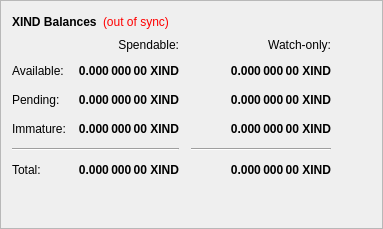
        <widget class="QFrame" name="frame">
         <property name="frameShape">
          <enum>QFrame::StyledPanel</enum>
         </property>
         <property name="frameShadow">
          <enum>QFrame::Raised</enum>
         </property>
         <layout class="QVBoxLayout" name="verticalLayout_4">
          <item>
           <layout class="QHBoxLayout" name="horizontalLayout_4">
            <item>
             <widget class="QLabel" name="label_5">
              <property name="font">
               <font>
                <weight>75</weight>
                <bold>true</bold>
               </font>
              </property>
              <property name="text">
               <string>XIND Balances</string>
              </property>
             </widget>
            </item>
            <item>
             <widget class="QLabel" name="labelWalletStatus">
              <property name="cursor">
               <cursorShape>WhatsThisCursor</cursorShape>
              </property>
              <property name="toolTip">
               <string>The displayed information may be out of date. Your wallet automatically synchronizes with the IndiNode network after a connection is established, but this process has not completed yet.</string>
              </property>
              <property name="styleSheet">
               <string notr="true">QLabel { color: red; }</string>
              </property>
              <property name="text">
               <string notr="true">(out of sync)</string>
              </property>
              <property name="alignment">
               <set>Qt::AlignLeading|Qt::AlignLeft|Qt::AlignVCenter</set>
              </property>
             </widget>
            </item>
            <item>
             <spacer name="horizontalSpacer_3">
              <property name="orientation">
               <enum>Qt::Horizontal</enum>
              </property>
              <property name="sizeHint" stdset="0">
               <size>
                <width>40</width>
                <height>20</height>
               </size>
              </property>
             </spacer>
            </item>
           </layout>
          </item>
          <item>
           <layout class="QGridLayout" name="gridLayout">
            <property name="spacing">
             <number>12</number>
            </property>
            <item row="2" column="2">
             <widget class="QLabel" name="labelWatchPending">
              <property name="font">
               <font>
                <weight>75</weight>
                <bold>true</bold>
               </font>
              </property>
              <property name="cursor">
               <cursorShape>IBeamCursor</cursorShape>
              </property>
              <property name="toolTip">
               <string>Unconfirmed transactions to watch-only addresses</string>
              </property>
              <property name="text">
               <string notr="true">0.000 000 00 XIND</string>
              </property>
              <property name="alignment">
               <set>Qt::AlignRight|Qt::AlignTrailing|Qt::AlignVCenter</set>
              </property>
              <property name="textInteractionFlags">
               <set>Qt::LinksAccessibleByMouse|Qt::TextSelectableByKeyboard|Qt::TextSelectableByMouse</set>
              </property>
             </widget>
            </item>
            <item row="2" column="1">
             <widget class="QLabel" name="labelUnconfirmed">
              <property name="font">
               <font>
                <weight>75</weight>
                <bold>true</bold>
               </font>
              </property>
              <property name="cursor">
               <cursorShape>IBeamCursor</cursorShape>
              </property>
              <property name="toolTip">
               <string>Total of transactions that have yet to be confirmed, and do not yet count toward the spendable balance</string>
              </property>
              <property name="text">
               <string notr="true">0.000 000 00 XIND</string>
              </property>
              <property name="alignment">
               <set>Qt::AlignRight|Qt::AlignTrailing|Qt::AlignVCenter</set>
              </property>
              <property name="textInteractionFlags">
               <set>Qt::LinksAccessibleByMouse|Qt::TextSelectableByKeyboard|Qt::TextSelectableByMouse</set>
              </property>
             </widget>
            </item>
            <item row="3" column="2">
             <widget class="QLabel" name="labelWatchImmature">
              <property name="font">
               <font>
                <weight>75</weight>
                <bold>true</bold>
               </font>
              </property>
              <property name="cursor">
               <cursorShape>IBeamCursor</cursorShape>
              </property>
              <property name="toolTip">
               <string>Staked or masternode rewards in watch-only addresses that has not yet matured</string>
              </property>
              <property name="text">
               <string notr="true">0.000 000 00 XIND</string>
              </property>
              <property name="alignment">
               <set>Qt::AlignRight|Qt::AlignTrailing|Qt::AlignVCenter</set>
              </property>
              <property name="textInteractionFlags">
               <set>Qt::LinksAccessibleByMouse|Qt::TextSelectableByKeyboard|Qt::TextSelectableByMouse</set>
              </property>
             </widget>
            </item>
            <item row="4" column="0" colspan="2">
             <widget class="Line" name="lineSpendableBalance">
              <property name="orientation">
               <enum>Qt::Horizontal</enum>
              </property>
             </widget>
            </item>
            <item row="4" column="2">
             <widget class="Line" name="lineWatchBalance">
              <property name="sizePolicy">
               <sizepolicy hsizetype="Preferred" vsizetype="Fixed">
                <horstretch>0</horstretch>
                <verstretch>0</verstretch>
               </sizepolicy>
              </property>
              <property name="minimumSize">
               <size>
                <width>140</width>
                <height>0</height>
               </size>
              </property>
              <property name="orientation">
               <enum>Qt::Horizontal</enum>
              </property>
             </widget>
            </item>
            <item row="5" column="0">
             <widget class="QLabel" name="labelTotalText">
              <property name="text">
               <string>Total:</string>
              </property>
             </widget>
            </item>
            <item row="3" column="1">
             <widget class="QLabel" name="labelImmature">
              <property name="font">
               <font>
                <weight>75</weight>
                <bold>true</bold>
               </font>
              </property>
              <property name="cursor">
               <cursorShape>IBeamCursor</cursorShape>
              </property>
              <property name="toolTip">
               <string>Staked or masternode rewards that has not yet matured</string>
              </property>
              <property name="text">
               <string notr="true">0.000 000 00 XIND</string>
              </property>
              <property name="alignment">
               <set>Qt::AlignRight|Qt::AlignTrailing|Qt::AlignVCenter</set>
              </property>
              <property name="textInteractionFlags">
               <set>Qt::LinksAccessibleByMouse|Qt::TextSelectableByKeyboard|Qt::TextSelectableByMouse</set>
              </property>
             </widget>
            </item>
            <item row="2" column="3">
             <spacer name="horizontalSpacer_2">
              <property name="orientation">
               <enum>Qt::Horizontal</enum>
              </property>
              <property name="sizeHint" stdset="0">
               <size>
                <width>40</width>
                <height>20</height>
               </size>
              </property>
             </spacer>
            </item>
            <item row="3" column="0">
             <widget class="QLabel" name="labelImmatureText">
              <property name="text">
               <string>Immature:</string>
              </property>
             </widget>
            </item>
            <item row="5" column="1">
             <widget class="QLabel" name="labelTotal">
              <property name="font">
               <font>
                <weight>75</weight>
                <bold>true</bold>
               </font>
              </property>
              <property name="cursor">
               <cursorShape>IBeamCursor</cursorShape>
              </property>
              <property name="toolTip">
               <string>Your current total balance</string>
              </property>
              <property name="text">
               <string notr="true">0.000 000 00 XIND</string>
              </property>
              <property name="alignment">
               <set>Qt::AlignRight|Qt::AlignTrailing|Qt::AlignVCenter</set>
              </property>
              <property name="textInteractionFlags">
               <set>Qt::LinksAccessibleByMouse|Qt::TextSelectableByKeyboard|Qt::TextSelectableByMouse</set>
              </property>
             </widget>
            </item>
            <item row="5" column="2">
             <widget class="QLabel" name="labelWatchTotal">
              <property name="font">
               <font>
                <weight>75</weight>
                <bold>true</bold>
               </font>
              </property>
              <property name="cursor">
               <cursorShape>IBeamCursor</cursorShape>
              </property>
              <property name="toolTip">
               <string>Current total balance in watch-only addresses</string>
              </property>
              <property name="text">
               <string notr="true">0.000 000 00 XIND</string>
              </property>
              <property name="alignment">
               <set>Qt::AlignRight|Qt::AlignTrailing|Qt::AlignVCenter</set>
              </property>
              <property name="textInteractionFlags">
               <set>Qt::LinksAccessibleByMouse|Qt::TextSelectableByKeyboard|Qt::TextSelectableByMouse</set>
              </property>
             </widget>
            </item>
            <item row="0" column="2">
             <widget class="QLabel" name="labelWatchonly">
              <property name="text">
               <string>Watch-only:</string>
              </property>
              <property name="alignment">
               <set>Qt::AlignRight|Qt::AlignTrailing|Qt::AlignVCenter</set>
              </property>
             </widget>
            </item>
            <item row="1" column="0">
             <widget class="QLabel" name="labelBalanceText">
              <property name="text">
               <string>Available:</string>
              </property>
             </widget>
            </item>
            <item row="1" column="1">
             <widget class="QLabel" name="labelBalance">
              <property name="font">
               <font>
                <weight>75</weight>
                <bold>true</bold>
               </font>
              </property>
              <property name="cursor">
               <cursorShape>IBeamCursor</cursorShape>
              </property>
              <property name="toolTip">
               <string>Your current spendable balance</string>
              </property>
              <property name="text">
               <string notr="true">0.000 000 00 XIND</string>
              </property>
              <property name="alignment">
               <set>Qt::AlignRight|Qt::AlignTrailing|Qt::AlignVCenter</set>
              </property>
              <property name="textInteractionFlags">
               <set>Qt::LinksAccessibleByMouse|Qt::TextSelectableByKeyboard|Qt::TextSelectableByMouse</set>
              </property>
             </widget>
            </item>
            <item row="1" column="2">
             <widget class="QLabel" name="labelWatchAvailable">
              <property name="font">
               <font>
                <weight>75</weight>
                <bold>true</bold>
               </font>
              </property>
              <property name="cursor">
               <cursorShape>IBeamCursor</cursorShape>
              </property>
              <property name="toolTip">
               <string>Your current balance in watch-only addresses</string>
              </property>
              <property name="text">
               <string notr="true">0.000 000 00 XIND</string>
              </property>
              <property name="alignment">
               <set>Qt::AlignRight|Qt::AlignTrailing|Qt::AlignVCenter</set>
              </property>
              <property name="textInteractionFlags">
               <set>Qt::LinksAccessibleByMouse|Qt::TextSelectableByKeyboard|Qt::TextSelectableByMouse</set>
              </property>
             </widget>
            </item>
            <item row="2" column="0">
             <widget class="QLabel" name="labelPendingText">
              <property name="text">
               <string>Pending:</string>
              </property>
             </widget>
            </item>
            <item row="0" column="1">
             <widget class="QLabel" name="labelSpendable">
              <property name="text">
               <string>Spendable:</string>
              </property>
              <property name="alignment">
               <set>Qt::AlignRight|Qt::AlignTrailing|Qt::AlignVCenter</set>
              </property>
             </widget>
            </item>
           </layout>
          </item>
          <item>
           <spacer name="verticalSpacer_4">
            <property name="orientation">
             <enum>Qt::Vertical</enum>
            </property>
            <property name="sizeHint" stdset="0">
             <size>
              <width>20</width>
              <height>40</height>
             </size>
            </property>
           </spacer>
          </item>
         </layout>
        </widget>
